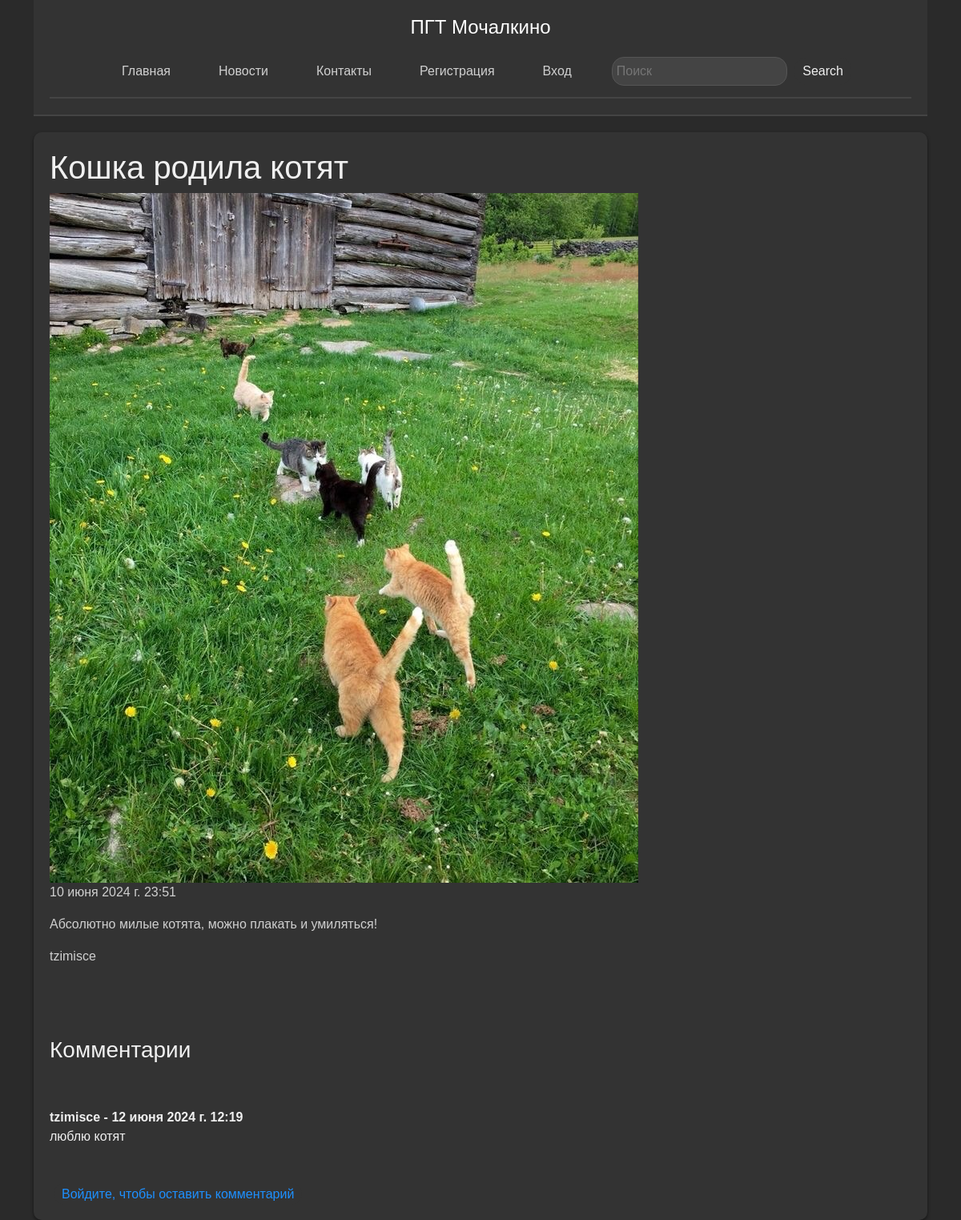
The page /news/1/ on the database its author committed.
### news/models.py (models this page shows, shortened)
class Articles(models.Model):
    title = models.CharField('Название', max_length=500)
    summary = models.CharField('Саммари', max_length=500)
    full_text = models.TextField('Статья')
    date = models.DateTimeField(default=timezone.now)
    author = models.ForeignKey(User, on_delete=models.CASCADE, default=None)
    banner = models.ImageField(upload_to='media/', default=None, blank=True, null=True)
    class Meta:
        verbose_name = 'Новость'
        verbose_name_plural = 'Новости'

class Comments(models.Model):
    post = models.ForeignKey(Articles, on_delete=models.CASCADE, related_name="comments")
    author = models.ForeignKey(User, on_delete=models.CASCADE, default=None)
    date = models.DateTimeField(default=timezone.now)
    full_text = models.TextField('Комментарий')
    class Meta:
        verbose_name = 'Комментарий'
        verbose_name_plural = 'Комментарии'

### news/views.py (the view, shortened to what this page needs)
# urls.py: path('<int:pk>/',views.NewsDetailView.as_view(), name='news_detail'),
class NewsDetailView(DetailView, FormMixin):
    model = Articles
    template_name = 'news/details_view.html'
    context_object_name = 'article'
    form_class = CommentsForm

### news/forms.py
class CommentsForm(ModelForm):
    class Meta:
        model = Comments
        fields = {'date', 'full_text'}
        widgets = {
            "full_text": Textarea(attrs={
                'class': 'form-control',
                'placeholder': 'Текст комментария'
            }),
            "date": DateTimeInput(attrs={
                'class': 'form-control',
                'placeholder': 'Дата комментария'
            }),
        }

### news/templates/news/details_view.html (shortened to what this page needs)
{% extends "main/base.html" %}
{% load static %}
{% block container %}
<div id="page" class="container">
    <div class="features">
         <div class="info-block">
        <h1>{{ article.title }}</h1>
        {% if article.banner %}
        <img src="{{ article.banner.url }}">
        {% endif %}
        <p>{{ article.date }}</p>
        <p>{{ article.full_text }}</p>
        <p>{{ article.author }}</p>
        <br/>
        <br/>
        <br/>
        <h3>Комментарии</h3>
        <br/>
        {% if not article.comments.all %}
        Эту новость ещё никто не комментировал.
        <br/>
        {% else %}
        {% for comment in article.comments.all %}
        <br/>
        <strong>{{ comment.author }} - {{ comment.date }}</strong>
        <br/>
        {{ comment.full_text }}
        <br/>
        {% endfor %}
        {% endif %}
        <br/>
        <br/>
        {% if user.is_authenticated %}
        <form method="post"
        class="textarea">
            {% csrf_token %}
            {{ form }}
            <p><input type="submit" value="Добавить комментарий" class="button-link"></p>
        </form>
        {% else %}
        <a href="{% url 'users:login' %}" class="button-link">Войдите, чтобы оставить комментарий</a>
        {% endif %}
    </div>
</div>
</div>
{% endblock container %}

### main/static/main/css/main.css (style rules this page uses)
html, body { height: 100%; }
body { font-family: Arial, sans-serif; background-color: #2a2a2a; color: #f0f0f0; margin: 0; padding: 0; }
nav a, .button-link { color: #d0d0d0; text-decoration: none; margin: 0 15px; padding: 10px 15px; border-radius: 15px; transition: background-color 0.3s; cursor: pointer; }
.button-link { padding: 5px 10px; border: none; border-radius: 15px; background-color: #333333; color: #f0f0f0; cursor: pointer; margin-left: 5px; }
.info-block { background-color: #333333; border-radius: 10px; box-shadow: 0 2px 4px rgba(0, 0, 0, 0.5); padding: 20px; margin-top: 20px; box-sizing: border-box; }
.info-block p { color: #d0d0d0; }
.info-block a { color: #1e90ff; text-decoration: none; }

### rows shown on the page
Articles: title "Кошка родила котят", banner (picture), date "10 июня 2024 г. 23:51", full_text "Абсолютно милые котята, можно плакать и умиляться!", author "tzimisce"
Comments: author "tzimisce", date "12 июня 2024 г. 12:19", full_text "люблю котят"
